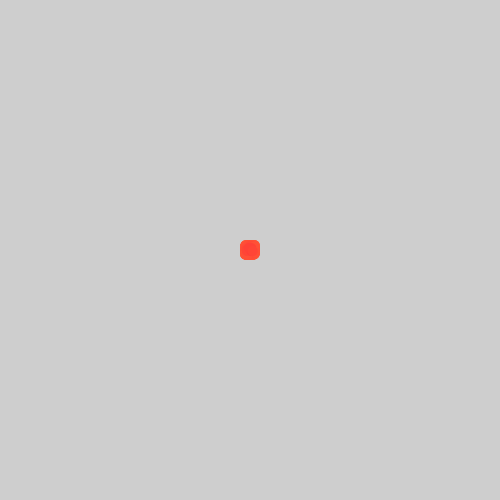
Frame 1 (no input)
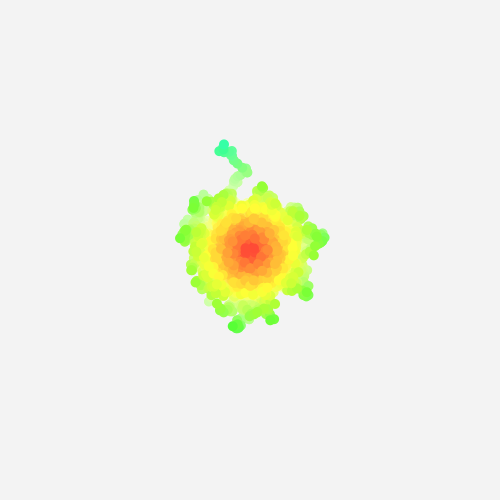
Frame 60 (the mouse pressed at the canvas centre just before this capture)
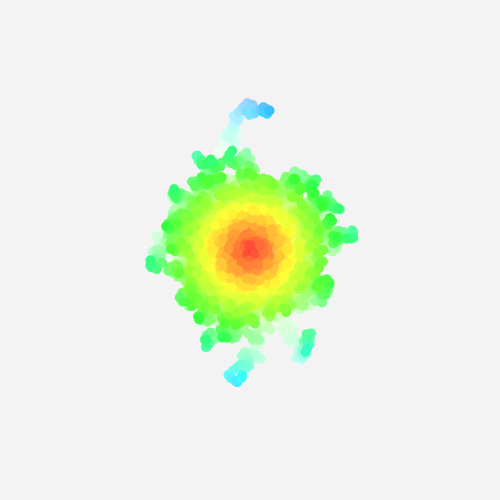
Frame 120 (the mouse held since frame 60 and released just before this capture)

The Processing sketch that drew these frames (run headless with seeded random() and noise(); from frame 60 on, the mouse is pressed at the canvas centre):

// Processing sketch: wieleZarrayPerlinDynamicznaPowidokiDist
// ── wieleZarrayPerlinDynamicznaPowidokiDist.pde
float[] x = new float[500];
float[] y = new float[500];

void setup()
{
  size(500, 500);
  fill(0,200,10);
  colorMode(HSB);
  int nr = 0;
  while(nr < x.length)
  {
      x[nr] = 250;
      y[nr] = 250;
      nr++;
  }
}

void draw()
{
  fill(255, 10);
  noStroke();
  rect(0, 0, width, height);
  int nr = 0;
  while(nr < x.length)
  {
    x[nr] = x[nr] + random(-5,5); 
    y[nr] = y[nr] + random(-5,5); 
    fill(dist(250, 250, x[nr], y[nr]),200,255);
    ellipse(x[nr], y[nr], 10, 10);
    nr++; //to samo co nr = nr + 1;
  }
}
